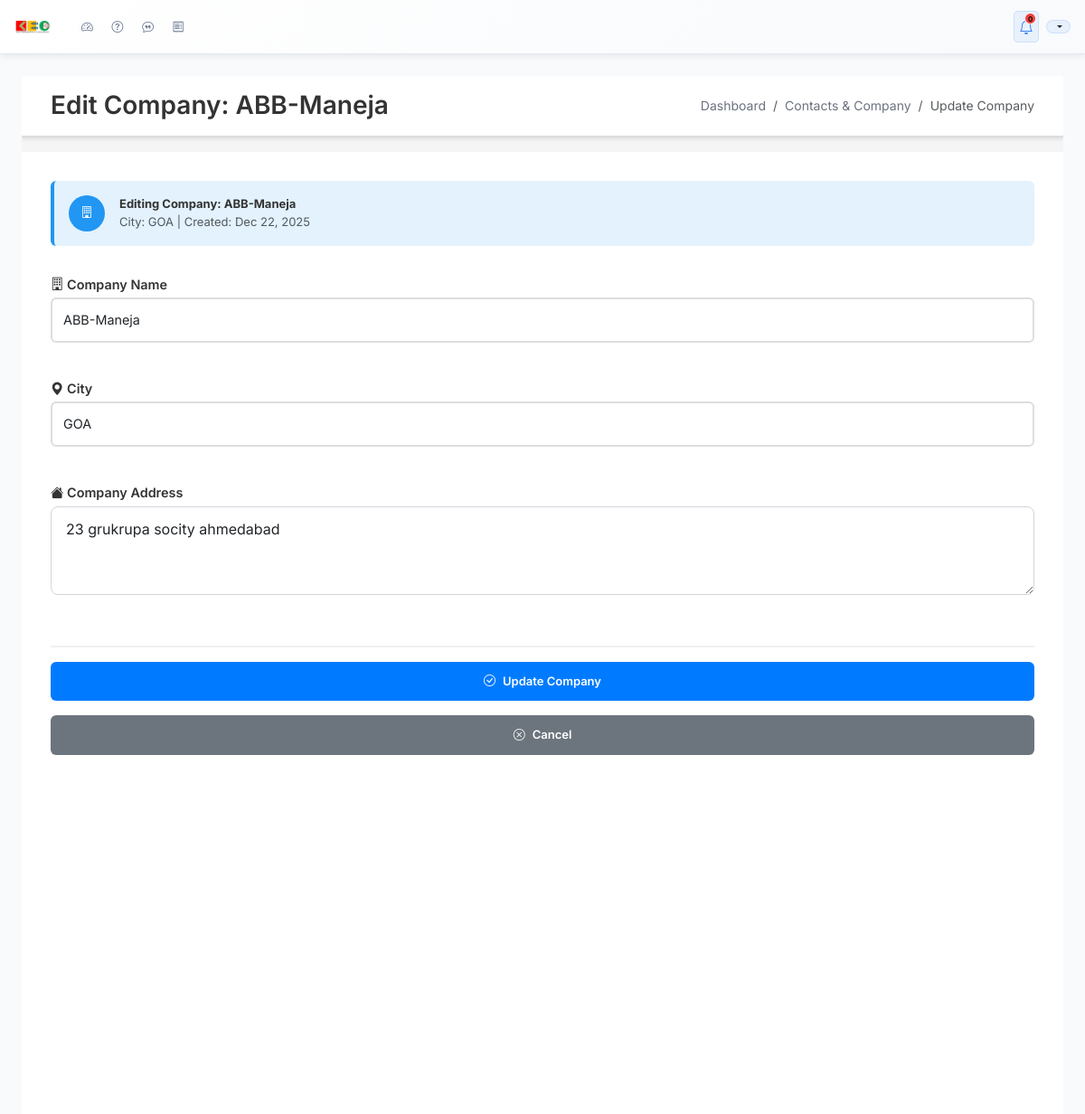
/companies/edit/71/ (signed in), run on the app's committed database.
### dashboard/models.py (models this page shows, shortened)
class Company(models.Model):
    company_name = models.CharField(max_length=200, verbose_name="Company Name")
    city = models.CharField(max_length=100, verbose_name="City")
    address = models.TextField(verbose_name="Company Address")
    created_at = models.DateTimeField(auto_now_add=True)
    updated_at = models.DateTimeField(auto_now=True)
    class Meta:
        verbose_name = "Company"
        verbose_name_plural = "Companies"
        ordering = ['company_name', 'city']
        unique_together = ['company_name', 'city']

### dashboard/views.py (the view)
# urls.py: path('companies/edit/<int:company_id>/', views.company_edit_view, name='company_edit'),
@login_required
def company_edit_view(request, company_id):
    company = get_object_or_404(Company, id=company_id)
    if request.method == 'POST':
        form = CompanyForm(request.POST, instance=company)
        if form.is_valid():
            company = form.save()
            messages.success(request, f'Company {company.company_name} updated successfully!')
            return redirect('dashboard:contact_management')
        else:
            messages.error(request, 'Please correct the errors below.')
    else:
        form = CompanyForm(instance=company)
    return render(request, 'dashboard/company_form.html', {
        'form': form,
        'title': f'Edit Company: {company.company_name}',
        'action': 'Update',
        'company_obj': company,
        'is_edit': True
    })

### dashboard/views.py (shortened to what this page needs)
class CompanyForm(forms.ModelForm):
    class Meta:
        model = Company
        fields = ['company_name', 'city', 'address']
        widgets = {
            'company_name': forms.TextInput(attrs={'class': 'form-control', 'placeholder': 'Enter company name'}),
            'city': forms.TextInput(attrs={'class': 'form-control', 'placeholder': 'Enter city'}),
            'address': forms.Textarea(attrs={'class': 'form-control', 'rows': 3, 'placeholder': 'Enter company address'}),
        }

### dashboard/models.py (called while the page is built)
    def get_roles_list(self):
        if self.roles:
            return self.roles.split(',')[0].strip()
        return 'sales'  # Default role

### dashboard/templates/dashboard/company_form.html (shortened to what this page needs)
{% extends 'dashboard/base.html' %}
{% block body_class %}scrollable-page{% endblock %}
{% block content %}
<div class="simple-form-page">
    <div class="simple-form-wrapper">
        <div class="simple-header">
            <h3>{{ title }}</h3>
            <nav aria-label="breadcrumb">
                <ol class="breadcrumb">
                    <li class="breadcrumb-item"><a href="{% url 'dashboard:index' %}">Dashboard</a></li>
                    <li class="breadcrumb-item"><a href="{% url 'dashboard:contact_management' %}">Contacts & Company</a></li>
                    <li class="breadcrumb-item active">{{ action }} Company</li>
                </ol>
            </nav>
        </div>
        <div class="simple-form-container">
            {% if is_edit and company_obj %}
            <div class="edit-indicator">
                <div class="user-initial">
                    <i class="bi bi-building"></i>
                </div>
                <div>
                    <strong>Editing Company: {{ company_obj.company_name }}</strong>
                    <div class="text-muted">City: {{ company_obj.city }} | Created: {{ company_obj.created_at|date:"M d, Y" }}</div>
                </div>
            </div>
            {% endif %}
            <form method="post" class="simple-form compact-form">
                <div class="form-group compact">
                    <label for="{{ form.company_name.id_for_label }}">
                        <i class="bi bi-building"></i> Company Name
                    </label>
                    {{ form.company_name }}
                </div>
                <div class="form-group compact">
                    <label for="{{ form.city.id_for_label }}">
                        <i class="bi bi-geo-alt-fill"></i> City
                    </label>
                    {{ form.city }}
                </div>
                <div class="form-group compact">
                    <label for="{{ form.address.id_for_label }}">
                        <i class="bi bi-house-fill"></i> Company Address
                    </label>
                    {{ form.address }}
                </div>
                <div class="form-actions">
                    <button type="submit" class="btn-primary">
                        <i class="bi bi-check-circle me-2"></i>{{ action }} Company
                    </button>
                    <a href="{% url 'dashboard:contact_management' %}?view=companies" class="btn-secondary">
                        <i class="bi bi-x-circle me-2"></i>Cancel
                    </a>
                </div>
            </form>
        </div>
    </div>
</div>
{% endblock %}

### dashboard/static/css/dashboard.css (style rules this page uses)
* { margin: 0; padding: 0; box-sizing: border-box; }
body { font-family: 'Inter', 'Segoe UI', Tahoma, Geneva, Verdana, sans-serif; background-color: #f5f7fa; color: #333; min-width: 1200px; font-size: 13px; }
body.scrollable-page { overflow-y: auto ; min-height: 100vh ; height: auto ; }
.breadcrumb { background: none; padding: 0; margin: 0; font-size: 0.875rem; }
.breadcrumb-item a { color: #6b7280; text-decoration: none; }
.form-control, .form-select { border-radius: 0.5rem; border: 1px solid #d1d5db; padding: 0.75rem 1rem; transition: all 0.2s ease; }
.form-actions { display: grid; gap: 1rem; padding-top: 2rem; border-top: 1px solid #e5e7eb; margin-top: 2rem; }
.btn-primary { background: linear-gradient(135deg, #3b82f6 0%, #2563eb 100%); border: none; }
.simple-form-page { background-color: #f5f5f5; height: 100vh; overflow: hidden; }
.simple-form-wrapper { height: 100vh; display: flex; flex-direction: column; padding: 0 ; max-width: none ; margin: 0 ; width: 100% ; }
.simple-header { display: flex; justify-content: space-between; align-items: center; margin-bottom: 1rem; padding: 1rem 2rem; border-bottom: 2px solid #ddd; background: white; box-shadow: 0 2px 4px rgba(0,0,0,0.1); }
.simple-header h3 { margin: 0; color: #333; font-weight: 600; }
.simple-form-container { flex: 1; background: white; border-radius: 0; padding: 2rem; box-shadow: none; overflow-y: auto; margin: 0; }
.edit-indicator { display: flex; align-items: center; gap: 1rem; margin-bottom: 2rem; padding: 1rem; background: #e3f2fd; border-radius: 6px; border-left: 4px solid #2196f3; }
.user-initial { width: 40px; height: 40px; background: #2196f3; color: white; border-radius: 50%; display: flex; align-items: center; justify-content: center; font-weight: bold; }
.simple-form { display: flex; flex-direction: column; gap: 1.5rem; }
.form-group { display: flex; flex-direction: column; }
.form-group label { font-weight: 600; color: #333; margin-bottom: 0.5rem; font-size: 0.9rem; }
.form-group input, .form-group select { padding: 0.75rem; border: 2px solid #ddd; border-radius: 6px; font-size: 0.9rem; transition: border-color 0.2s; }
.form-actions { display: grid; gap: 1rem; padding-top: 1rem; border-top: 2px solid #f0f0f0; margin-top: 1rem; }
.btn-primary { padding: 0.75rem 2rem; background: #007bff; color: white; border: none; border-radius: 6px; font-weight: 600; cursor: pointer; transition: background-color 0.2s; }
.btn-secondary { padding: 0.75rem 2rem; background: #6c757d; color: white; text-decoration: none; border-radius: 6px; font-weight: 600; transition: background-color 0.2s; display: inline-block; text-align: center; }

### dashboard/templates/dashboard/company_form.html (style rules this page uses)
.compact-form .form-group.compact { margin-bottom: 1rem; }
.compact-form .form-group.compact label { margin-bottom: 0.25rem; }
.compact-form .form-group.compact .form-control, .compact-form .form-group.compact .form-select { margin-bottom: 0; }

### data on the page
Company: company_name "ABB-Maneja", city "GOA", created_at "Dec 22, 2025", address "23 grukrupa socity ahmedabad"

### other printed values
{{ title }} "Edit Company: ABB-Maneja"
{{ action }} "Update"
